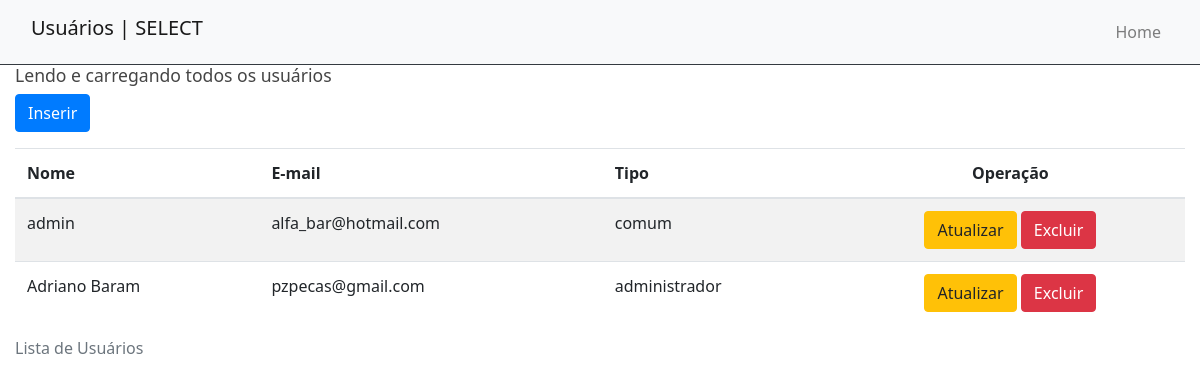
/admin/usuarios/listar.php (signed in), run on the app's committed database.
### tables this page shows
CREATE TABLE `usuarios` (
  `id` tinyint(4) NOT NULL,
  `nome` varchar(50) NOT NULL,
  `email` varchar(50) NOT NULL,
  `senha` varchar(255) NOT NULL,
  `tipo` enum('administrador','comum') DEFAULT NULL
);

### src/Banco.php (called while the page is built)
<?php
abstract class Banco {
    private static PDO $conexao;
    public static function conecta():PDO{
        $servidor = "localhost";
        $usuario = "root";
        $senha = "";
        $banco = "exemplo_vendas";
        try {
            self::$conexao = new PDO(
                "mysql:host=$servidor; dbname=$banco; charset=utf8",
                $usuario,
                $senha
            );
            self::$conexao->setAttribute(
                PDO::ATTR_ERRMODE, PDO::ERRMODE_EXCEPTION
            );
        } catch(Exception $erro){
            die("Erro: ". $erro->getMessage());
        }
        return self::$conexao;
    }
}

### src/Usuario.php (called while the page is built, shortened)
<?php
require_once "Banco.php";
class Usuario {
    public function __construct() {
        $this->conexao = Banco::conecta();
    }
    public function lerUsuarios():array{
        $sql = "SELECT * FROM usuarios ORDER BY nome";
        try {
            $consulta = $this->conexao->prepare($sql);
            $consulta->execute();
            $resultado = $consulta->fetchAll(PDO::FETCH_ASSOC);
        } catch(Exception $erro){
            die( "Erro: " .$erro->getMessage());
        }
        return $resultado;
    }
}

### admin/usuarios/listar.php (the view, shortened to what this page needs)
<?php
require "../../src/Usuario.php";
$usuario = new Usuario;
$listarUsuarios = $usuario->lerUsuarios();
?>
<!DOCTYPE html>
<html lang="pt-br">
<head>
<link rel="stylesheet" href="https://cdn.jsdelivr.net/npm/bootstrap@4.6.0/dist/css/bootstrap.min.css">
<link href="../../css/style.css" rel="stylesheet">
</head>
<body>
<header class="sticky-top border-bottom border-dark">
  <nav class="navbar navbar-expand-lg navbar-light bg-light">
    <div class="container">
      <h1 class="navbar-brand">Usuários | SELECT</h1>
      <div class="collapse navbar-collapse" id="navbarNav">
        <ul class="navbar-nav ml-auto">
          <li class="nav-item">
            <a class="nav-link" href="../index.php">Home</a>
          </li>
        </ul>
      </div>
    </div>
  </nav>
</header>
<div class="container">
    <h2>Lendo e carregando todos os usuários</h2>
    <p><a class="btn btn-primary" href="inserir.php">Inserir</a></p>
    <table class="table table-striped table-hover">
        <caption> Lista de Usuários </caption>
        <thead>
            <tr>
                <th>Nome</th>
                <th>E-mail</th>
                <th>Tipo</th>
                <th class="text-center">Operação</th>
            </tr>
        </thead>
        <tbody>
        <?php foreach( $listarUsuarios as $dadosUsuario ){ ?>
            <tr>
                <td> <?=$dadosUsuario['nome']; ?></td>
                <td> <?=$dadosUsuario['email']; ?></td>
                <td> <?=$dadosUsuario['tipo']; ?></td>
                <td class="text-center">
                    <a class="btn btn-warning" href="atualizar.php?id=<?=$dadosUsuario['id']?>">Atualizar</a>
                    <a class="btn btn-danger" href="excluir.php?id=<?=$dadosUsuario['id']?>">Excluir</a>
                </td>
            </tr>
            <?php } ?>
        </tbody>
    </table>
</div>
</body>
</html>

### css/style.css (style rules this page uses)
html { font-size: 16px; }
body { font-family: "Segoe UI", Arial, sans-serif; }
.container { max-width: 1200px; width: 100%; margin: auto; }
h2 { font-size: 1.1rem; color: #454545; }
a { text-decoration: none; color: blue; }

### data on the page
usuarios: nome "admin", email "alfa_bar@hotmail.com", tipo "comum"
usuarios: nome "Adriano Baram", email "pzpecas@gmail.com", tipo "administrador"
